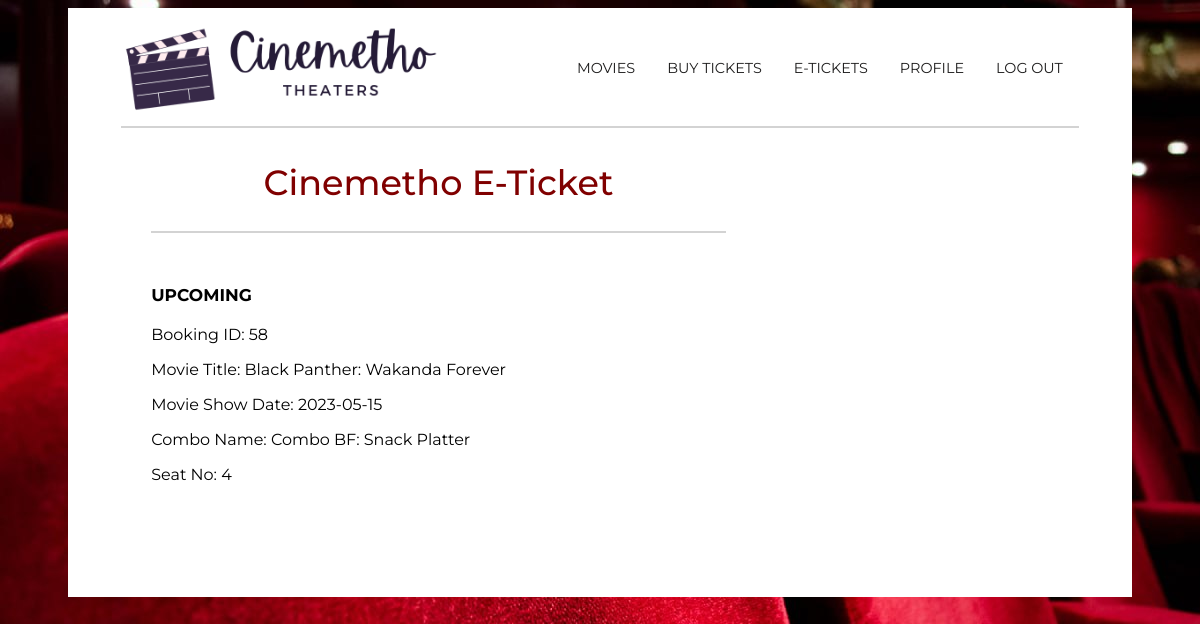
The app's page /main_cinemetho/Boundary/etickets.php (signed in) with its own data.
### tables this page shows
CREATE TABLE `booking` (
  `booking_id` int(11) NOT NULL,
  `userBooked` int(10) NOT NULL,
  `QRCode` varchar(100) NOT NULL,
  `bookingDate` date NOT NULL,
  `seatNo` int(10) NOT NULL,
  `roomNo` int(10) NOT NULL,
  `movie_id` int(10) NOT NULL,
  `ticket_id` int(10) NOT NULL
);

CREATE TABLE `movie` (
  `movie_id` int(10) NOT NULL,
  `movieTitle` varchar(200) NOT NULL,
  `movieSynopsis` varchar(500) NOT NULL,
  `movieGenre` varchar(100) NOT NULL,
  `movieLanguage` varchar(100) NOT NULL,
  `movieDuration` varchar(50) NOT NULL,
  `mpaRating` varchar(50) NOT NULL,
  `movieImage` varchar(200) NOT NULL,
  `movieCast` varchar(200) NOT NULL,
  `movieDirector` varchar(100) NOT NULL,
  `movieStatus` varchar(100) NOT NULL DEFAULT 'Active'
);

CREATE TABLE `cinema` (
  `roomNo` int(11) NOT NULL,
  `roomCapacity` varchar(3) NOT NULL,
  `movieShowtime` varchar(11) NOT NULL,
  `roomStatus` varchar(100) NOT NULL DEFAULT 'Active',
  `movieShowDate` date NOT NULL,
  `movie_id` int(10) NOT NULL
);

CREATE TABLE `fnb` (
  `comboID` int(10) NOT NULL,
  `comboName` varchar(200) NOT NULL,
  `comboImg` varchar(200) NOT NULL,
  `comboPrice` int(50) NOT NULL,
  `comboQuantity` int(2) NOT NULL,
  `comboStatus` varchar(100) NOT NULL DEFAULT 'Active'
);

### main_cinemetho/config.php (called while the page is built, shortened)
<?php
class DB {
  function __construct() {
      $this->conn = mysqli_connect(HOST, USER, PASS, DB);
  }
}
?>

### main_cinemetho/Entity/UserAccountEntity.php (called while the page is built, shortened)
<?php
include_once("../config.php");
class UserAccount
{
    function getBookingInfo($user_id)
    {
        $conn = mysqli_connect(HOST, USER, PASS, DB);
        $query = "SELECT booking.booking_id, movie.movieTitle, cinema.movieShowDate, fnb.comboName, booking.seatNo, combobooked.combo_id
        FROM booking
        INNER JOIN movie ON booking.movie_id = movie.movie_id
        INNER JOIN cinema ON booking.roomNo = cinema.roomNo
        INNER JOIN combobooked ON booking.booking_id = combobooked.booking_id
        INNER JOIN fnb ON combobooked.combo_id = fnb.comboID
        WHERE booking.userBooked = ?
        ORDER BY booking.booking_id DESC
        LIMIT 1";
        $stmt = $conn->prepare($query);
        $stmt->bind_param('i', $user_id);
        $stmt->execute();
        $result = $stmt->get_result();
        $results = $result->fetch_all(MYSQLI_ASSOC);
        return $results;
    }
}

### main_cinemetho/Controller/getBookingCtl.php (called while the page is built)
<?php
include_once("../Entity/UserAccountEntity.php");
class getBookingInfoCtl
{
    public function getBookingInfo($user_id)
    {
        $vuc = new UserAccount();
        $results = $vuc->getBookingInfo($user_id);
        return $results;
    }
}
?>

### main_cinemetho/Boundary/etickets.php (the view, shortened to what this page needs)
<?php
include_once("../Controller/getBookingCtl.php");
$bookingInfo = new getBookingInfoCtl();
$user_id = $_SESSION['user_id'];
$bookings = $bookingInfo->getBookingInfo($user_id);
?>
<!DOCTYPE html>
<html>
<head>
<head>
	<link rel ="stylesheet" href = "../styles.css">
</head>
</html>
<body>
<div class="white-box">
<section>
            <div class="container1">
                <div class="logo">
                    <img src="../Images/cinemethologo.jpeg">
                </div>
                <div class="topnav">
				<a href="../Boundary/index.php" onclick="logout()">LOG OUT</a>
                <a href="../Boundary/custProfile.php">PROFILE</a>
                <a href="../Boundary/etickets.php">E-TICKETS</a>
                <a href="../Boundary/userBooking.php">BUY TICKETS</a>
                <a href="../Boundary/movieListing.php">MOVIES</a>
                </div>
            </div>
        </section>
    <hr>
    <div class="ticket-box">
        <div class="ticket">Cinemetho E-Ticket</div><br><hr><br>
        <div class="content">
            <form>
                <h2>UPCOMING</h2>
                <div class="ticket-details">
                    <div class="input-box">
                        <?php foreach ($bookings as $booking) { ?>
                            <p>Booking ID: <?php echo $booking['booking_id']; ?></p>
                            <p>Movie Title: <?php echo $booking['movieTitle']; ?></p>
                            <p>Movie Show Date: <?php echo $booking['movieShowDate']; ?></p>
                            <p>Combo Name: <?php echo $booking['comboName']; ?></p>
                            <p>Seat No: <?php echo $booking['seatNo']; ?></p>
                            <br>
                        <?php } ?>
                    </div>
                </div>
            </form>
        </div>
    </div>
</div>
</body>
</html>

### main_cinemetho/styles.css (style rules this page uses)
.topnav { overflow: hidden; }
.topnav a { float: right; color: #1e1d1d; text-align: center; padding: 14px 16px; text-decoration: none; font-size: 90%; font-family: 'Montserrat', sans-serif; }
.container1 { display: grid; align-items: center; grid-template-columns: 30ch auto; column-gap: 10%; padding-top: 1%; }
.container1 img { max-width: 100%; max-height: 100%; }
h2 { margin: 25px 0 20px 0; font-size: 17px; }
.white-box { background-color: white; color: black; padding-left: 5%; padding-right: 5%; padding-bottom: 5%; }
body { padding-top: 0%; padding-bottom:0%; padding-left: 5%; padding-right: 5%; background-image: url("../cinemetho/Images/background.jpeg"); overflow: auto; overflow-x: hidden; font-family: 'Montserrat', sans-serif; }
form { display: inline-block; }
hr { border: 1px solid lightgrey; }
.ticket-box { max-width: 60%; width: 80%; height: 80%; background-color: #fff; padding: 25px 30px; border-radius: 5px; }
.ticket-box .ticket { font-size: 35px; text-align: center; font-weight: 500; color: #800000; position: relative; }

### records on screen
booking: booking_id "58", movie.movieTitle "Black Panther: Wakanda Forever", roomNo.movieShowDate "2023-05-15", fnb.comboName "Combo BF: Snack Platter", seatNo "4"
